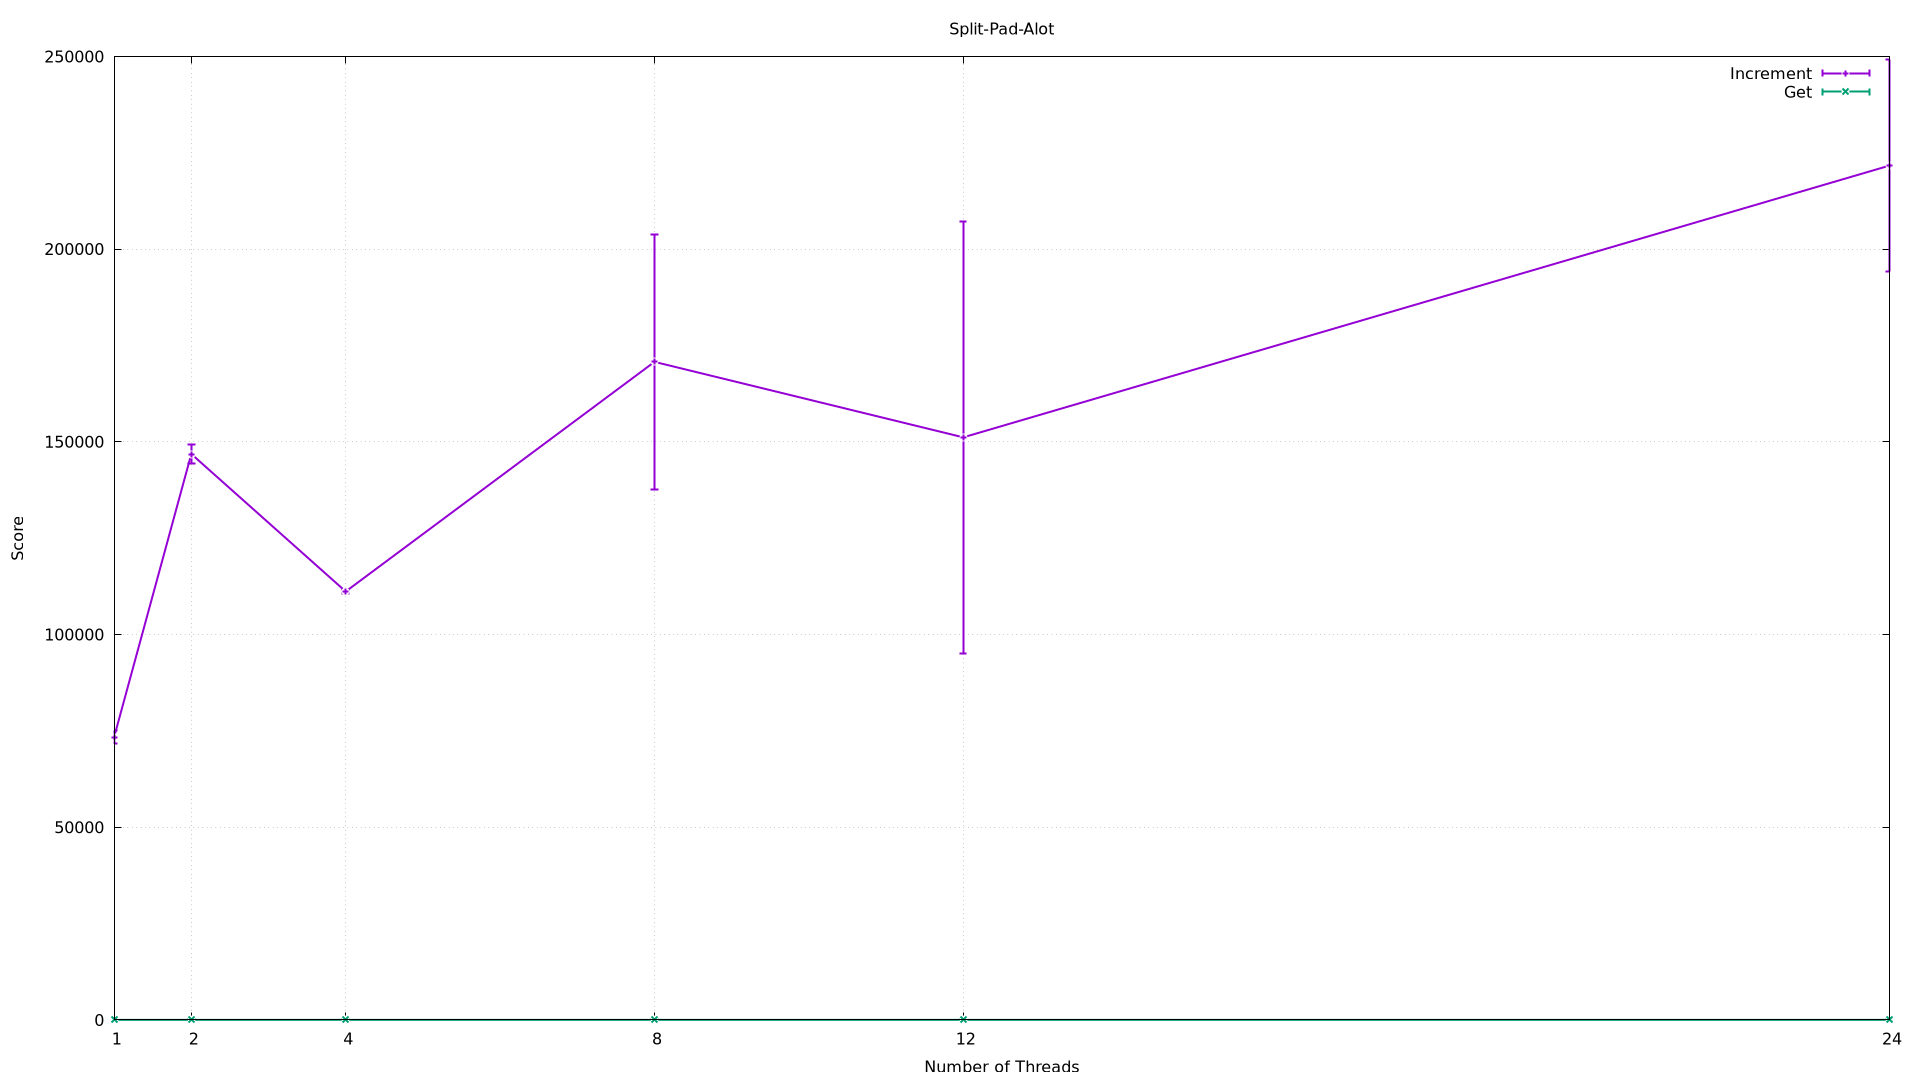

Generate this figure with gnuplot:
set terminal pngcairo size 1920,1080
set output 'Split-Pad-Alot.png'
set title 'Split-Pad-Alot'
set xlabel 'Number of Threads'
set xtics (1, 2, 4, 8, 12, 24)
set ylabel 'Score'
set yrange [0:*]
set grid
plot 'Split-Pad-Alot.dat' index 0 title 'Increment' with yerrorlines linewidth 2, \
     'Split-Pad-Alot.dat' index 1 title 'Get' with yerrorlines linewidth 2
